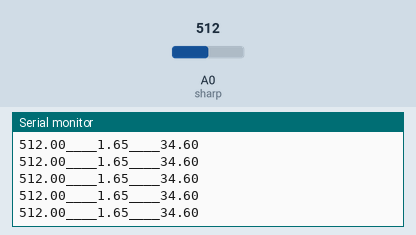
The sketch below on a simulated Arduino Uno, built with avr-gcc and run on an emulated ATmega328P. On the bench: the last lines printed to the serial monitor. The inputs (shaded band) are chosen by the test bench; at power-on: A0 (sharp) = 512.

Above: at 1.2 s.
1.3 s: A0 (sharp) set to 0
At 1.57 s:
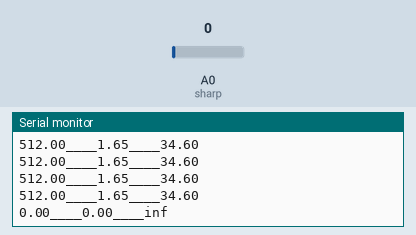
3.3 s: A0 (sharp) set to 122
At 3.38 s:
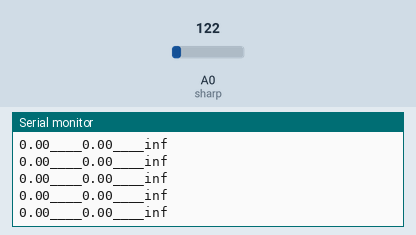

The sketch:

sketch_sharp.ino
```cpp
#include "Arduino.h"

const int sharp = A0;

void setup (){
    Serial.begin(115200);
}

void loop (){
    /*  dist = a*X^b  onde X eh a tensao
    *   usando os dados
    *      V    dis
    *     2.5   20
    *     2.0   30
    *     1.5   40
    *     1.0   60
    *     0.5   130
    *
    *   temos a = 60.7
    *         b = -1.12
    */

    float R = analogRead(sharp);
    float X = R/(1023 - 0)*(3.3 - 0) + 0;
    float DIST = 60.7 * pow(X, -1.12);


    Serial.print(R);
    Serial.print("____");
    Serial.print(X);
    Serial.print("____");
    Serial.println(DIST);

    delay(200);
}
```

Measured:
- after the input at 1.3 s, the serial monitor: prints a new line after 0.11 s (image 1)
